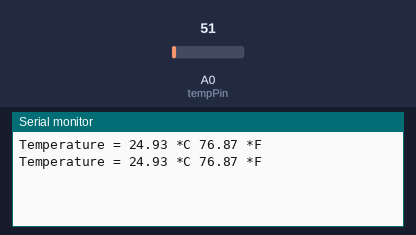
Bench run of a sketch on a simulated Arduino Uno, built with avr-gcc and run on an emulated ATmega328P. On the bench: the last lines printed to the serial monitor. The test bench sets the inputs (shaded band); at power-on: A0 (tempPin) = 51.

Above: at 1.8 s.
1.9 s: A0 (tempPin) set to 61
At 2.6 s:
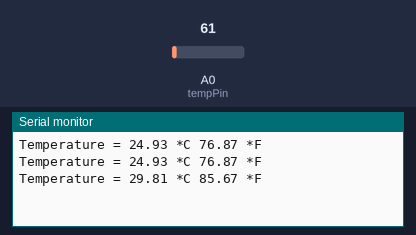
3.4 s: A0 (tempPin) set to 71
At 4.8 s:
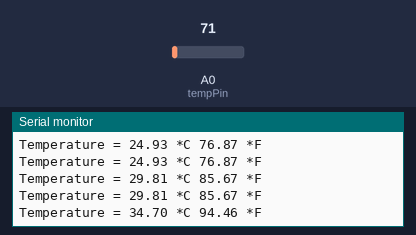
Timing chart, 0 to 6.4 s (numbered marks = the images above; inputs shaded):
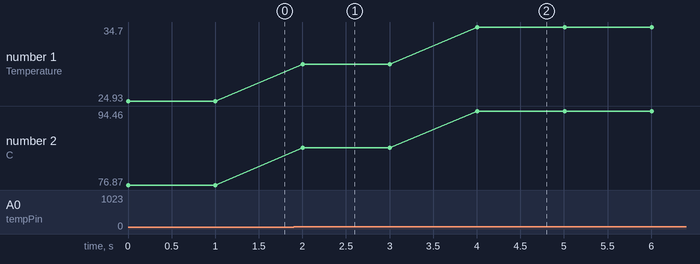

The sketch:

Arduino_LM35_Temperature_Sensor.ino
```cpp
int val;
int tempPin = A0;

void setup()
{
  Serial.begin(9600);
}
void loop()
{
  val = analogRead(tempPin);
  float mv = ( val / 1023.0)*5000;
  float cel = mv/10;
  float farh = (cel * 9) /5 + 32;
  Serial.print("Temperature = ");
  Serial.print(cel);
  Serial.print(" *C ");
  Serial.print(farh);
  Serial.println(" *F ");
  delay(1000);
}
```

Measured:
- after the input at 1.9 s, the serial monitor: prints a new line after 0.10 s (image 1)
- after the input at 3.4 s, the serial monitor: prints a new line after 0.61 s (image 2)
- plotted number 1: 24.93 → 29.81 after the input at 1.9 s, 29.81 → 34.7 after the input at 3.4 s
- plotted number 2: 76.87 → 85.67 after the input at 1.9 s, 85.67 → 94.46 after the input at 3.4 s
